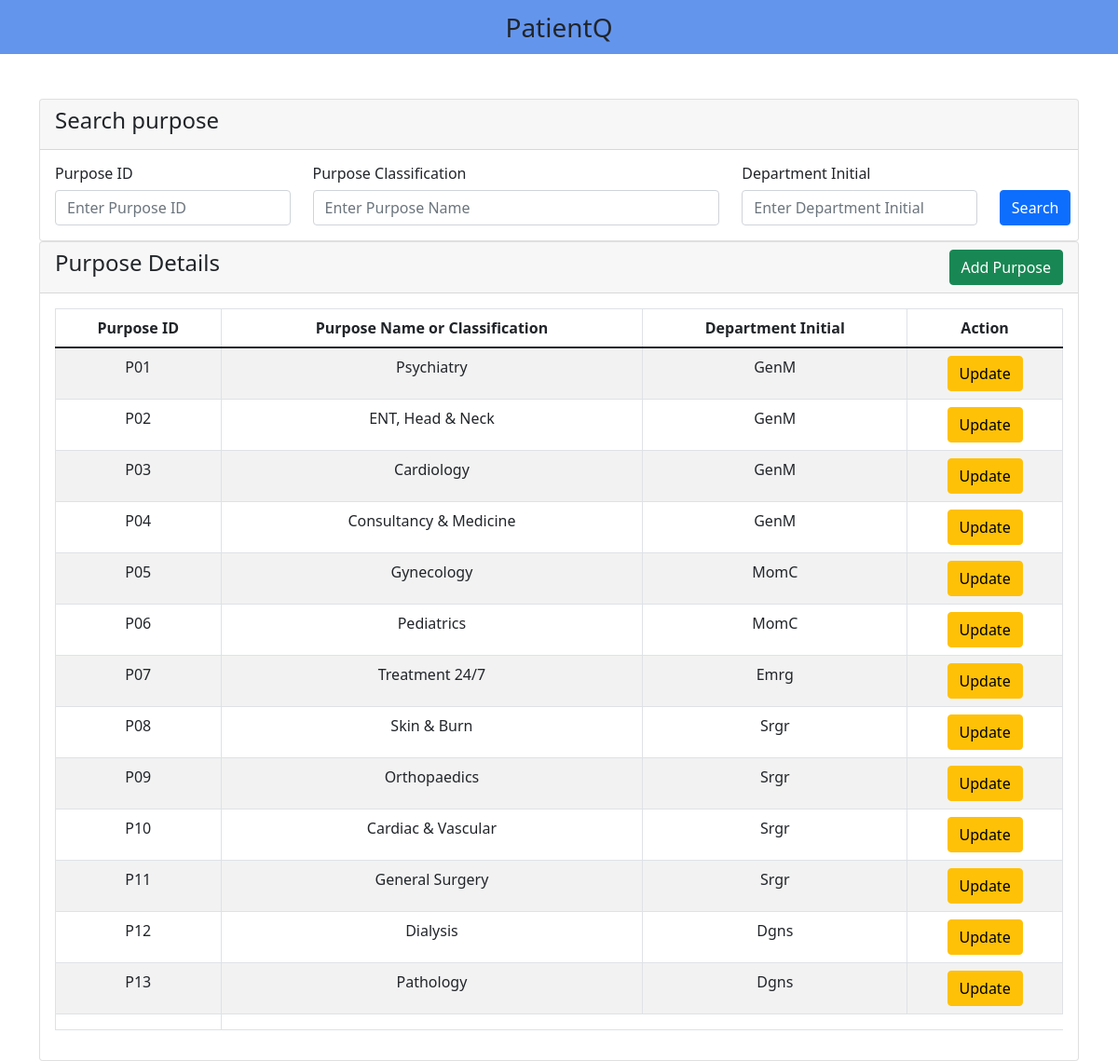
Screenshot of /v_01/search-purpose.php with the database file from the repository.
### tables this page shows
create table purpose (
    purpose_id varchar(7),
    purpose_name varchar(30),
    dept_init varchar(20),
    primary key (purpose_id)
);

### v_01/search-purpose.php (the view, shortened to what this page needs)
<?php
    include('includes/header.php');
?>
<div class="container mt-5">
<div class="row">
    <div class="col-md-12">
        <div class="card">
            <div class="card-header">
                <h4>Search purpose</h4>
            </div>
            <div class="card-body">
                <div class="row">
                    <div class="col-md-12">
                        <form action="" method="GET">
                            <div class="row">
                                <div class="col-sm-3">
                                    <p class="h6">Purpose ID</p>
                                    <input type="text" name="search_purpose_id" value="<?php if (isset($_GET['search_purpose_id'])) {echo $_GET['search_purpose_id']; } ?>" class="form-control" placeholder="Enter Purpose ID" >
                                </div>
                                <div class="col-sm-5">
                                    <p class="h6">Purpose Classification</p>
                                    <input type="text" name="search_purpose_name" value="<?php if (isset($_GET['search_purpose_name'])) {echo $_GET['search_purpose_name']; } ?>" class="form-control" placeholder="Enter Purpose Name">
                                </div>
                                <div class="col-sm-3">
                                    <p class="h6">Department Initial</p>
                                    <input type="text" name="search_dept_init" value="<?php if (isset($_GET['search_dept_init'])) {echo $_GET['search_dept_init']; } ?>" class="form-control" placeholder="Enter Department Initial">
                                </div>
                                <div class="col-sm-1 text-center">
                                    <p class="h6">&nbsp</p>
                                    <button type="submit" class="btn btn-primary">Search</button>
                                </div>
                            </div>
                        </form>
                    </div>
                </div>
            </div>
        </div>
    </div>
    <div class="col-md-12">
        <div class="card">
            <div class="card-header">
                <h4>Purpose Details
                    <a href="add-purpose.php" class = "btn btn-success float-end">Add Purpose</a>
                </h4>
            </div>
            <div class="card-body">
                <table class="table table-bordered table-striped">
                    <thead align="center">
                        <tr>
                            <th>Purpose ID</th>
                            <th>Purpose Name or Classification</th>
                            <th>Department Initial</th>
                            <th>Action</th>
                        </tr>
                    </thead>
                    <tbody align="center">
                        <?php
                            include "db-connect.php";
                            $searched_purpose_id = $_GET['search_purpose_id'];
                            $searched_purpose_name = $_GET['search_purpose_name'];
                            $searched_dept_init = $_GET['search_dept_init'];
                            if (!$searched_purpose_id and !$searched_purpose_name and !$searched_dept_init) {
                                $query = "SELECT * FROM purpose";
                            } else if ($searched_purpose_id and !$searched_purpose_name and !$searched_dept_init) {
                                $query = "SELECT * FROM purpose WHERE purpose_id LIKE '%$searched_purpose_id%' ";
                            } else if (!$searched_purpose_id and $searched_purpose_name and !$searched_dept_init) {
                                $query = "SELECT * FROM purpose WHERE purpose_name LIKE '%$searched_purpose_name%' ";
                            } else if (!$searched_purpose_id and !$searched_purpose_name and $searched_dept_init) {
                                $query = "SELECT * FROM purpose WHERE dept_init LIKE '%$searched_dept_init%' ";
                            } else if ($searched_purpose_id and $searched_purpose_name and !$searched_dept_init) {
                                $query = "SELECT * FROM purpose WHERE purpose_id LIKE '%$searched_purpose_id%' AND purpose_name LIKE '%$searched_purpose_name%' ";
                            } else if (!$searched_purpose_id and $searched_purpose_name and $searched_dept_init) {
                                $query = "SELECT * FROM purpose WHERE purpose_name LIKE '%$searched_purpose_name%' AND dept_init LIKE '%$searched_dept_init%' ";
                            } else if ($searched_purpose_id and !$searched_purpose_name and $searched_dept_init) {
                                $query = "SELECT * FROM purpose WHERE purpose_id LIKE '%$searched_purpose_id%' AND dept_init LIKE '%$searched_dept_init%' ";
                            } else {
                                $query = "SELECT * FROM purpose WHERE purpose_id LIKE '%$searched_purpose_id%' AND purpose_name LIKE '%$searched_purpose_name%' AND dept_init LIKE '%$searched_dept_init%' ";
                            }
                            $query_run = mysqli_query($connect, $query);
                            if (mysqli_num_rows($query_run) > 0) {
                                foreach ($query_run as $purpose) {
                                    ?>
                                    <tr>
                                        <td> <?= $purpose['purpose_id']; ?> </td>
                                        <td> <?= $purpose['purpose_name']; ?> </td>
                                        <td> <?= $purpose['dept_init']; ?> </td>
                                        <td>
                                            <a href="update-purpose.php?purpose_id=<?= $purpose['purpose_id']; ?>" class="btn btn-warning stn-sm">Update</a>
                                        </td>
                                    </tr>
                                    <?php
                                }
                            } else {
                                ?>
                                    <tr>
                                        <td colspan="4">No Record Found!</td>
                                    </tr>
                                <?php
                            }
                        ?>
                        <tr>
                            <td></td>
                        </tr>
                    </tbody>
                </table>
            </div>
        </div>
    </div>
</div>
</div>
<?php
    include('includes/footer.php');
?>

### rows the page displays
purpose: purpose_id "P01", purpose_name "Psychiatry", dept_init "GenM"
purpose: purpose_id "P02", purpose_name "ENT, Head & Neck", dept_init "GenM"
purpose: purpose_id "P03", purpose_name "Cardiology", dept_init "GenM"
purpose: purpose_id "P04", purpose_name "Consultancy & Medicine", dept_init "GenM"
purpose: purpose_id "P05", purpose_name "Gynecology", dept_init "MomC"
purpose: purpose_id "P06", purpose_name "Pediatrics", dept_init "MomC"
purpose: purpose_id "P07", purpose_name "Treatment 24/7", dept_init "Emrg"
purpose: purpose_id "P08", purpose_name "Skin & Burn", dept_init "Srgr"
purpose: purpose_id "P09", purpose_name "Orthopaedics", dept_init "Srgr"
purpose: purpose_id "P10", purpose_name "Cardiac & Vascular", dept_init "Srgr"
purpose: purpose_id "P11", purpose_name "General Surgery", dept_init "Srgr"
purpose: purpose_id "P12", purpose_name "Dialysis", dept_init "Dgns"
purpose: purpose_id "P13", purpose_name "Pathology", dept_init "Dgns"
